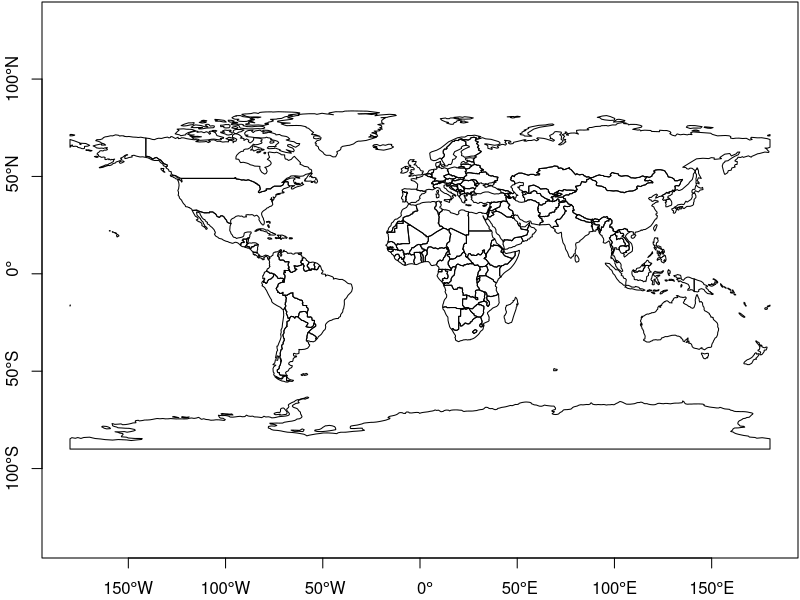
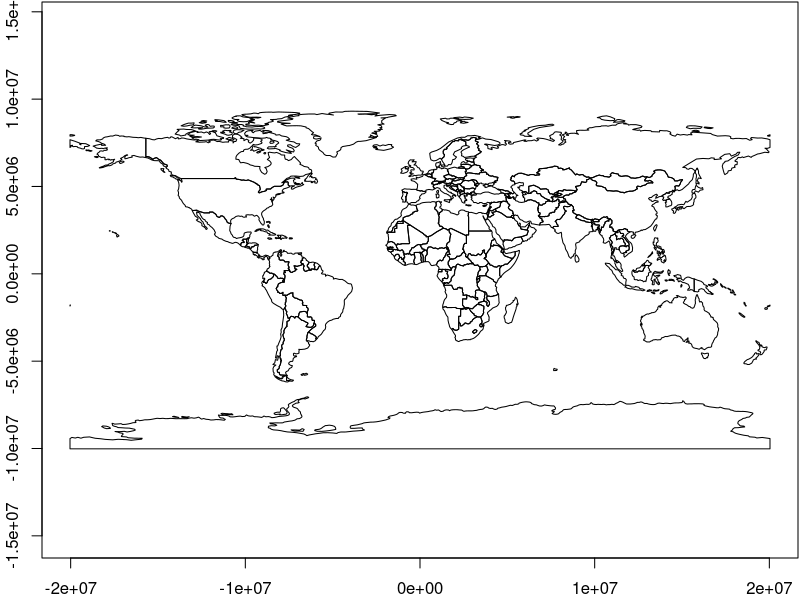
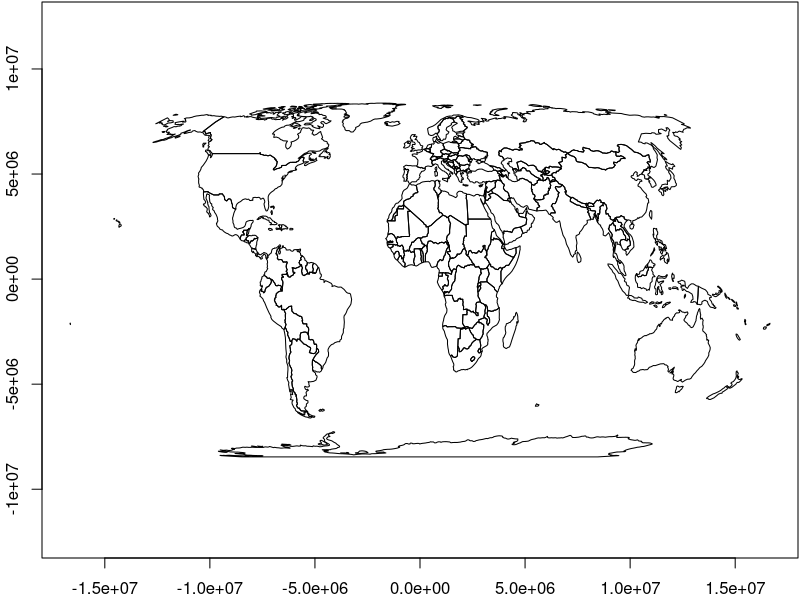
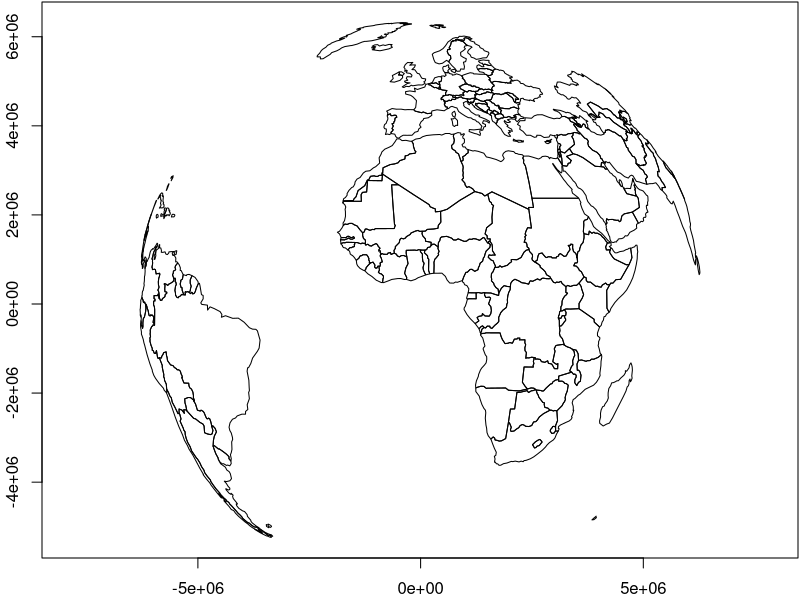
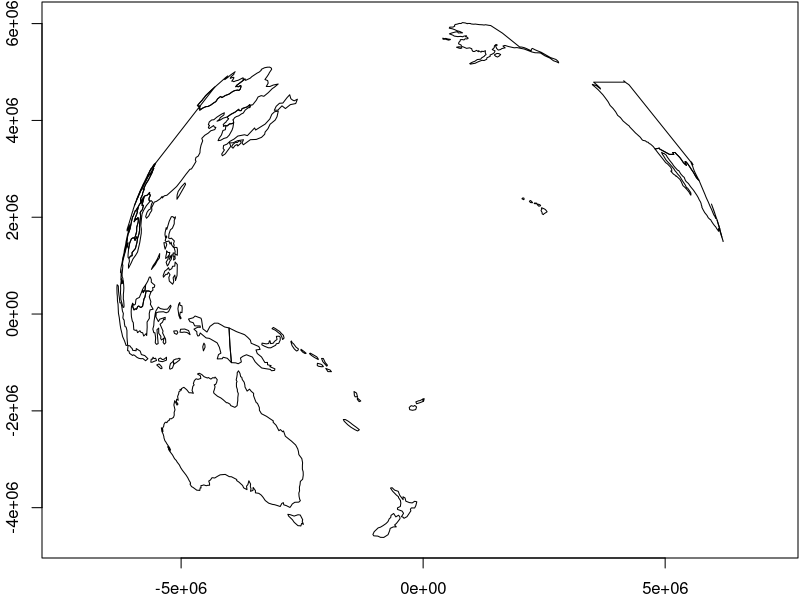

Generate these figures, in order, with R:
## ---- chunk 1
library(sf)
library(rnaturalearth)
par(mar = c(2,2,0,0) + .1)
ne = ne_countries() |> st_geometry()
plot(ne, axes = TRUE)

ne |> st_transform("+proj=eqc") |> plot(axes = TRUE)

ne |> st_transform("+proj=eck4") |> plot(axes = TRUE)


ne |> st_transform("+proj=ortho") |> plot(axes = TRUE)

ne |> st_transform("+proj=ortho +lon_0=180") |> plot(axes = TRUE)

# ne |> st_transform("+proj=merc +lon_0=0") |> plot(axes = TRUE)
